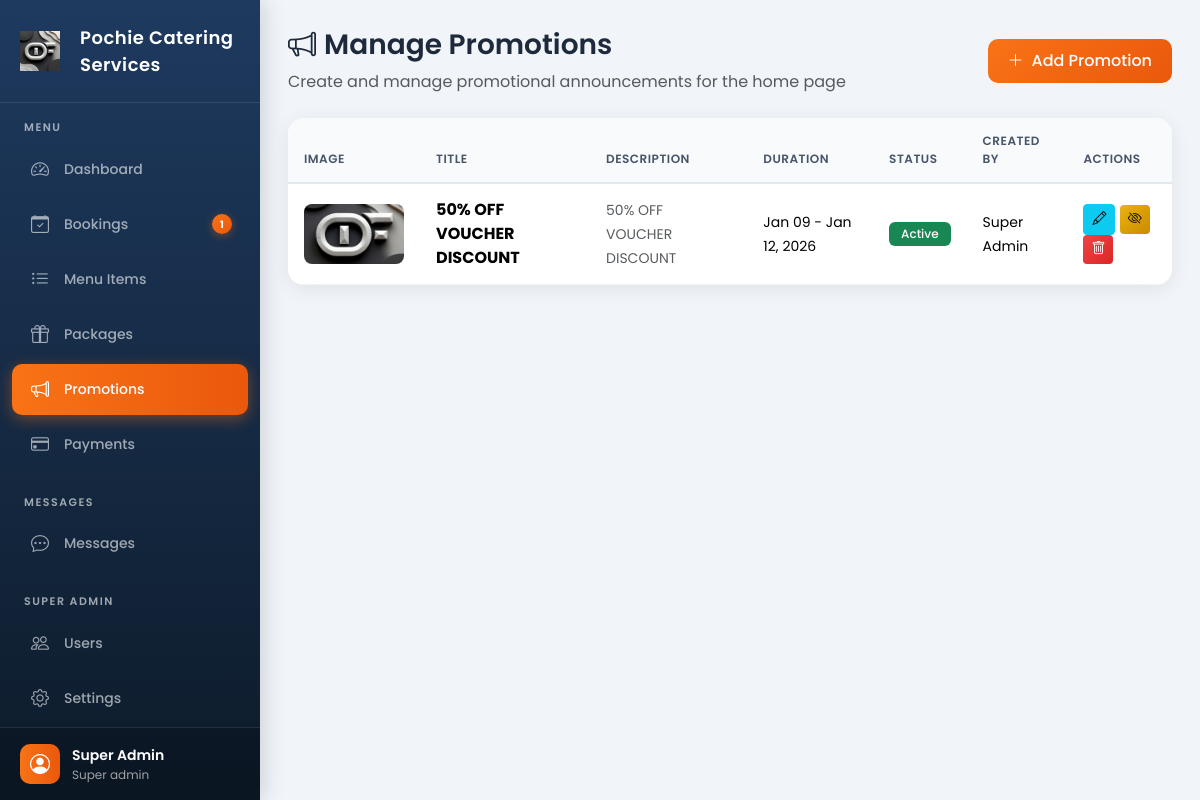
The app's page /admin/promotions.php (signed in) with its own data.
### tables this page shows
CREATE TABLE `promotions` (
  `id` int(11) NOT NULL,
  `title` varchar(255) NOT NULL,
  `description` text DEFAULT NULL,
  `discount_percentage` int(11) DEFAULT 0,
  `image` varchar(255) DEFAULT NULL,
  `start_date` date DEFAULT NULL,
  `end_date` date DEFAULT NULL,
  `is_active` tinyint(1) DEFAULT 1,
  `created_by` int(11) DEFAULT NULL,
  `created_at` timestamp NOT NULL DEFAULT current_timestamp(),
  `updated_at` timestamp NOT NULL DEFAULT current_timestamp() ON UPDATE current_timestamp()
);

CREATE TABLE `users` (
  `id` int(11) NOT NULL,
  `email` varchar(100) NOT NULL,
  `password` varchar(255) NOT NULL,
  `first_name` varchar(50) NOT NULL,
  `last_name` varchar(50) NOT NULL,
  `phone` varchar(20) DEFAULT NULL,
  `address` text DEFAULT NULL,
  `role` enum('customer','staff','admin','super_admin') DEFAULT 'customer',
  `profile_image` varchar(255) DEFAULT NULL,
  `is_active` tinyint(1) DEFAULT 1,
  `created_at` timestamp NOT NULL DEFAULT current_timestamp(),
  `updated_at` timestamp NOT NULL DEFAULT current_timestamp() ON UPDATE current_timestamp(),
  `email_verified` tinyint(1) DEFAULT 0
);

### config/functions.php (called while the page is built, shortened)
<?php
function url($path) {
    return BASE_URL . '/' . ltrim($path, '/');
}
?>

### admin/promotions.php (the view, shortened to what this page needs)
<?php
require_once '../config/functions.php';
$promotions = $conn->query("SELECT p.*, u.first_name, u.last_name FROM promotions p LEFT JOIN users u ON p.created_by = u.id ORDER BY p.created_at DESC");
?>
<!DOCTYPE html>
<html lang="en">
<head>
    <link href="https://cdn.jsdelivr.net/npm/bootstrap@5.3.2/dist/css/bootstrap.min.css" rel="stylesheet">
    <link href="https://cdn.jsdelivr.net/npm/bootstrap-icons@1.11.1/font/bootstrap-icons.css" rel="stylesheet">
</head>
<body>
    <?php include 'includes/sidebar.php'; ?>
    <div class="main-content">
        <div class="d-flex justify-content-between align-items-center mb-4">
            <div>
                <h3><i class="bi bi-megaphone me-2"></i>Manage Promotions</h3>
                <p class="text-muted mb-0">Create and manage promotional announcements for the home page</p>
            </div>
            <button class="btn btn-primary" data-bs-toggle="modal" data-bs-target="#addPromoModal">
                <i class="bi bi-plus-lg me-2"></i>Add Promotion
            </button>
        </div>
        <div class="card">
            <div class="card-body p-0">
                <div class="table-responsive">
                    <table class="table table-hover mb-0">
                        <thead class="table-light">
                            <tr>
                                <th>Image</th>
                                <th>Title</th>
                                <th>Description</th>
                                <th>Duration</th>
                                <th>Status</th>
                                <th>Created By</th>
                                <th>Actions</th>
                            </tr>
                        </thead>
                        <tbody>
                            <?php if ($promotions && $promotions->num_rows > 0): ?>
                            <?php while($promo = $promotions->fetch_assoc()): ?>
                            <tr>
                                <td>
                                    <?php if ($promo['image']): ?>
                                        <img src="<?= url('uploads/promotions/' . $promo['image']) ?>" alt="<?= htmlspecialchars($promo['title']) ?>" class="promo-img">
                                    <?php else: ?>
                                        <div class="promo-img-placeholder">🎉</div>
                                    <?php endif; ?>
                                </td>
                                <td><strong><?= htmlspecialchars($promo['title']) ?></strong></td>
                                <td>
                                    <small class="text-muted"><?= htmlspecialchars(substr($promo['description'] ?? '', 0, 80)) ?><?= strlen($promo['description'] ?? '') > 80 ? '...' : '' ?></small>
                                </td>
                                <td>
                                    <?php if ($promo['start_date'] && $promo['end_date']): ?>
                                        <small><?= date('M d', strtotime($promo['start_date'])) ?> - <?= date('M d, Y', strtotime($promo['end_date'])) ?></small>
                                    <?php elseif ($promo['start_date']): ?>
                                        <small>From <?= date('M d, Y', strtotime($promo['start_date'])) ?></small>
                                    <?php elseif ($promo['end_date']): ?>
                                        <small>Until <?= date('M d, Y', strtotime($promo['end_date'])) ?></small>
                                    <?php else: ?>
                                        <small class="text-muted">No dates set</small>
                                    <?php endif; ?>
                                </td>
                                <td>
                                    <?php
                                    $isExpired = $promo['end_date'] && strtotime($promo['end_date']) < strtotime('today');
                                    if ($isExpired): ?>
                                        <span class="badge bg-danger">Expired</span>
                                    <?php elseif ($promo['is_active']): ?>
                                        <span class="badge bg-success">Active</span>
                                    <?php else: ?>
                                        <span class="badge bg-secondary">Inactive</span>
                                    <?php endif; ?>
                                </td>
                                <td><small><?= htmlspecialchars($promo['first_name'] . ' ' . $promo['last_name']) ?></small></td>
                                <td>
                                    <button type="button" class="btn btn-sm btn-info" data-bs-toggle="modal" data-bs-target="#editPromoModal<?= $promo['id'] ?>">
                                        <i class="bi bi-pencil"></i>
                                    </button>
                                    <form method="POST" class="d-inline">
                                        <button type="submit" name="toggle_promotion" class="btn btn-sm btn-<?= $promo['is_active'] ? 'warning' : 'success' ?>">
                                            <i class="bi bi-<?= $promo['is_active'] ? 'eye-slash' : 'eye' ?>"></i>
                                        </button>
                                    </form>
                                    <form method="POST" class="d-inline" onsubmit="return confirm('Delete this promotion?')">
                                        <button type="submit" name="delete_promotion" class="btn btn-sm btn-danger"><i class="bi bi-trash"></i></button>
                                    </form>
                                </td>
                            </tr>
                            <?php endwhile; ?>
                            <?php else: ?>
                            <tr><td colspan="7" class="text-center text-muted py-4">No promotions yet. Add one to get started!</td></tr>
                            <?php endif; ?>
                        </tbody>
                    </table>
                </div>
            </div>
        </div>
    </div>
</body>
</html>

### admin/promotions.php (style rules this page uses)
body { font-family: 'Poppins', sans-serif; }
.promo-img { width: 100px; height: 60px; object-fit: cover; border-radius: 8px; }

### admin/includes/sidebar.php (style rules this page uses)
:root { --sidebar-bg: linear-gradient(180deg, #1e3a5f 0%, #0d1b2a 100%); --sidebar-width: 260px; --nav-item-hover: rgba(255, 255, 255, 0.1); --nav-item-active: linear-gradient(90deg, #f97316 0%, #ea580c 100%); --accent-color: #f97316; --text-primary: #ffffff; --text-secondary: rgba(255, 255, 255, 0.6); }
* { margin: 0; padding: 0; box-sizing: border-box; }
body { font-family: 'Poppins', sans-serif; background: #f1f5f9; }
.main-content { margin-left: var(--sidebar-width); padding: 28px; min-height: 100vh; background: #f1f5f9; }
.main-content h3 { font-weight: 600; color: #1e293b; margin-bottom: 8px; }
.card { border: none; border-radius: 16px; box-shadow: 0 4px 20px rgba(0, 0, 0, 0.08); overflow: hidden; }
.card-body { padding: 20px; }
.btn-primary { background: linear-gradient(135deg, #f97316 0%, #ea580c 100%); border: none; padding: 10px 20px; font-weight: 500; border-radius: 10px; transition: all 0.2s ease; }
.btn-danger { background: linear-gradient(135deg, #ef4444 0%, #dc2626 100%); border: none; }
.btn-warning { background: linear-gradient(135deg, #eab308 0%, #ca8a04 100%); border: none; }
.table { margin-bottom: 0; }
.table thead th { background: #f8fafc; border-bottom: 2px solid #e2e8f0; font-weight: 600; color: #475569; text-transform: uppercase; font-size: 12px; letter-spacing: 0.5px; padding: 14px 16px; }
.table tbody td { padding: 14px 16px; vertical-align: middle; border-bottom: 1px solid #f1f5f9; }
.badge { padding: 6px 12px; font-weight: 500; font-size: 12px; border-radius: 6px; }

### records on screen
promotions: image (picture), title "50% OFF VOUCHER DISCOUNT", description "50% OFF VOUCHER DISCOUNT", start_date "Jan 09", end_date "Jan 12, 2026", is_active "Active", created_by.last_name "Super Admin"

### other values on screen
$sidebarSiteName "Pochie Catering Services"
$adminNotifs['new_bookings'] "1"
$_SESSION['user_name'] "Super Admin"
str_replace('_', ' ', getUserRole()) "Super admin"
